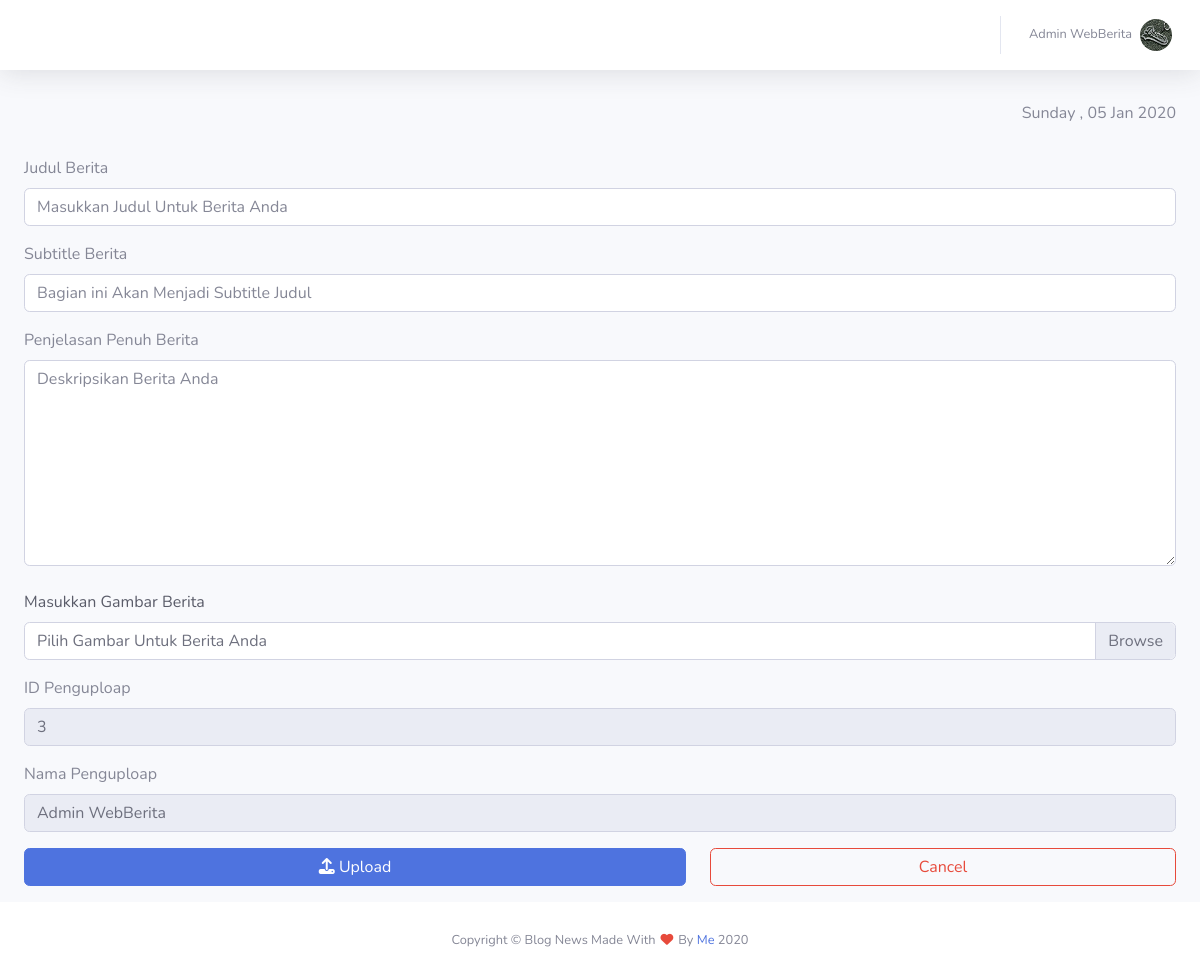
/control/berita/upload.php (signed in), run on the app's committed database.
### tables this page shows
CREATE TABLE `penulis` (
  `id` int(11) NOT NULL,
  `full_name` varchar(288) NOT NULL,
  `tgllahir` date NOT NULL,
  `jenis_gender` varchar(100) NOT NULL,
  `alamat` text NOT NULL,
  `hp` varchar(50) NOT NULL,
  `icon` varchar(250) NOT NULL,
  `join` date NOT NULL,
  `is_active` int(1) NOT NULL,
  `username` varchar(288) NOT NULL,
  `email` varchar(288) NOT NULL,
  `password` varchar(288) NOT NULL,
  `user_role` int(11) NOT NULL
);

### control/Function.php (called while the page is built, shortened)
<?php
$hostname     = "localhost";
$username     = "root";
$password     = "";
$databasename = "web-berita";
$conn = mysqli_connect($hostname, $username, $password, $databasename);
function query($query) {
    global $conn;
    $result = mysqli_query($conn, $query);
    $rows   = [];
    while ($row = mysqli_fetch_assoc($result)) {
        $rows[] = $row;
    }
    return $rows;
}
?>

### control/berita/upload.php (the view, shortened to what this page needs)
<?php
require '../tmp/header.php';
?>
<div id="wrapper">
			<?php foreach ($query as $row): ?>
		<div id="content-wrapper" class="d-flex flex-column">
			<div id="content">
				<nav class="navbar navbar-expand navbar-light bg-white topbar mb-4 static-top shadow">
					<ul class="navbar-nav ml-auto">
						<li class="nav-item dropdown no-arrow">
							<a class="nav-link dropdown-toggle" href="#" id="userDropdown" role="button" data-toggle="dropdown" aria-haspopup="true" aria-expanded="false">
								<span class="mr-2 d-lg-inline text-gray-600 small">
									<?=$row['full_name'];?>
								</span>
								<img class="img-profile rounded-circle" src="../../img/user-icon/<?=$row['icon']?>">
							</a>
						</li>
					</ul>
				</nav>
				<div class="container-fluid">
					<div class="d-sm-flex align-items-center justify-content-between mb-4">
						<?=date("l , d M Y");?>
					</div>
					<?php endforeach;?>
					<form action="" method="post" enctype="multipart/form-data">
						<div class="form-group">
							<label for="judul" class="form-control-label">Judul Berita</label>
							<input type="text" name="judul" id="judul" class="form-control" autocomplete="off" placeholder="Masukkan Judul Untuk Berita Anda" required/>
						</div>
						<div class="form-group">
							<label for="ringkas" class="form-control-label"> Subtitle Berita</label>
							<input type="text" name="ringkas" id="ringkas" class="form-control" required placeholder="Bagian ini Akan Menjadi Subtitle Judul">
						</div>
						<div class="form-group">
							<label for="isi" class="form-control-label"> Penjelasan Penuh Berita</label>
							<textarea cols="40" rows="8" name="isi" id="isi" class="form-control" required placeholder="Deskripsikan Berita Anda"></textarea>
						</div>
						<div class="form-group mb-3 mt-4">
							<span class="text-dark">Masukkan Gambar Berita</span>
							<div class="custom-file mt-2">
								<label for="gambar" class="custom-file-label">
									Pilih Gambar Untuk Berita Anda
								</label>
							</div>
						</div>
						<div class="form-group">
							<label for="penulis" class="form-control-label">ID Penguploap</label>
							<input type="text" name="penulis" id="penulis" class="form-control" value="<?=$row['id'];?>" readonly/>
						</div>
						<div class="form-group">
							<label for="namaUpload" class="form-control-label">Nama Penguploap</label>
							<input type="text" name="namaUpload" id="namaUpload" class="form-control" value="<?=$row['full_name'];?>" readonly/>
						</div>
						<div class="row">
							<div class="col-md-7">
								<button type="submit" name="upload" class="btn btn-primary btn-block mb-3">
								<i class="fas fa-upload"></i> Upload
								</button>
							</div>
							<div class="col-md">
								<?php if ($row['user_role'] == "2") {
    echo '<a href="../User" class="btn btn-outline-danger btn-block">Cancel</a>';
} else if ($row['user_role'] == "1") {
    echo '<a href="../Admin" class="btn btn-outline-danger btn-block">Cancel</a>';
}
?>
							</div>
						</div>
					</form>
				</div>
			</div>
			<footer class="sticky-footer bg-white">
				<div class="container my-auto">
					<div class="copyright text-center my-auto">
						<span>Copyright &copy; Blog News Made With <i class="fas fa-fw fa-heart text-danger"></i> By <a href="https://instagram.com/dharma_situmorang" target="_blank">Me</a> <?=date('Y')?></span>
					</div>
				</div>
			</footer>
		</div>
	</div>
	<?php require '../tmp/footer.php';?>

### data on the page
penulis: full_name "Admin WebBerita", icon (picture), penulis "3", namaUpload "Admin WebBerita"
